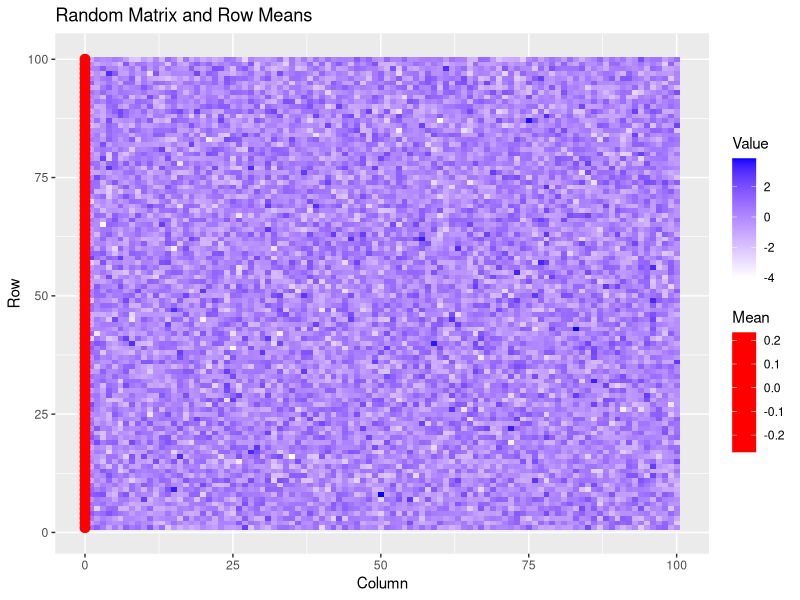

This chart was generated by the following R code:
library(ggplot2)

# Generate a random matrix
matrix_size <- 100
random_matrix <- matrix(rnorm(matrix_size^2), nrow = matrix_size)

# Calculate the mean of each row
row_means <- apply(random_matrix, 1, mean)

# Create a data frame for plotting
df <- data.frame(
  Row = rep(1:matrix_size, each = matrix_size),
  Column = rep(1:matrix_size, times = matrix_size),
  Value = as.vector(random_matrix)
)

# Plot the random matrix and row means
ggplot() +
  geom_tile(data = df, aes(x = Column, y = Row, fill = Value)) +
  geom_point(data = data.frame(Row = 1:matrix_size, Mean = row_means), aes(x = 0, y = Row, color = Mean), size = 3) +
  scale_fill_gradient(low = "white", high = "blue") +
  scale_color_gradient(low = "red", high = "red") +
  labs(x = "Column", y = "Row", color = "Mean") +
  ggtitle("Random Matrix and Row Means")
